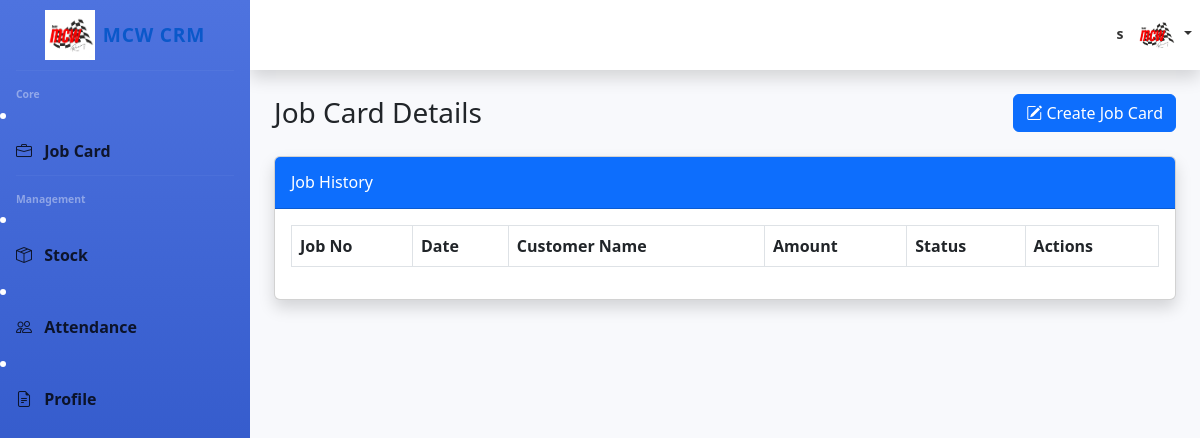
Page /Supervisor/Supervisor_jobcard (signed in) on the earlier database version.
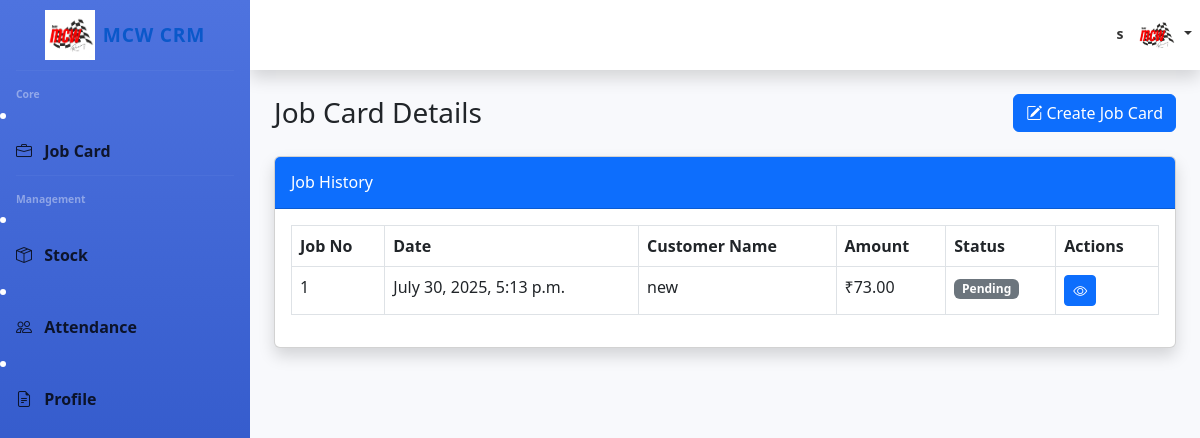
Same page on the later database version.
### Supervisor/models.py (models this page shows, shortened)
class JobCardDB(models.Model):
    JOB_TYPE_CHOICES = [
        ('Service', 'Service'),
        ('Repair', 'Repair'),
        ('Inspection', 'Inspection'),
        ('Custom', 'Custom Work'),
    ]
    STATUS_CHOICES = [
        ('Pending', 'Pending'),
        ('In Progress', 'In Progress'),
        ('Completed', 'Completed'),
        ('On Hold', 'On Hold'),
    ]
    PAYMENT_CHOICES = [
        ('Pending', 'Pending'),
        ('Completed', 'Completed'),
        ('On Hold', 'On Hold'),
    ]
    PaymentMethod_CHOICES = [
        ('UPI', 'UPI'),
        ('Cash', 'Cash'),
        ('Credit/Debit Card', 'Credit/Debit Card'),
        ('Bank Transfe', 'Bank Transfe'),
    ]
    id = models.AutoField(primary_key=True)
    customer = models.ForeignKey(CustomerDB, on_delete=models.CASCADE, blank=True, null=True)
    vehicle = models.ForeignKey(VehicleDB, on_delete=models.CASCADE, blank=True, null=True)
    job_type = models.CharField(max_length=20, choices=JOB_TYPE_CHOICES, blank=True, null=True)
    received_date = models.DateField( blank=True, null=True)
    delivery_date = models.DateField( blank=True, null=True)
    assigned_staff = models.ForeignKey(UsesDB, on_delete=models.CASCADE)
    work_description = models.TextField(blank=True, null=True)
    status = models.CharField(max_length=20, choices=STATUS_CHOICES, default='Pending', blank=True, null=True)
    labor_hours = models.DecimalField(max_digits=5, decimal_places=2, default=1, blank=True, null=True)
    hourly_rate = models.DecimalField(max_digits=10, decimal_places=2, default=50.00, blank=True, null=True)
    discount = models.DecimalField(max_digits=5, decimal_places=2, default=0.00, blank=True, null=True)
    TotalPayent = models.DecimalField(max_digits=10, decimal_places=2, default=00.00, blank=True, null=True)
    paydPayent = models.DecimalField(max_digits=10, decimal_places=2, default=00.00, blank=True, null=True)
    created_at = models.DateTimeField(auto_now_add=True)
    editeed_details = models.TextField(blank=True, null=True)
    paymentStatus= models.CharField(max_length=20, choices=PAYMENT_CHOICES, default='Pending', blank=True, null=True)
    PaymentMethod=models.CharField(max_length=20, choices=PaymentMethod_CHOICES, default='UPI', blank=True, null=True)
    PaymentNotes= models.TextField(blank=True, null=True)
    Paymentdonebynote= models.TextField(blank=True, null=True)

class CustomerDB(models.Model):
    createdby = models.ForeignKey(UsesDB, on_delete=models.CASCADE, blank=True, null=True)
    id = models.AutoField(primary_key=True)
    name = models.CharField(max_length=100, blank=True, null=True)
    phone = models.CharField(max_length=20, blank=True, null=True)
    email = models.EmailField(blank=True, null=True)
    address = models.TextField(blank=True, null=True)
    created_at = models.DateTimeField(auto_now_add=True)
    customernotes = models.TextField(blank=True,  null=True)

### Supervisor/views.py (the view)
# urls.py: path('Supervisor_jobcard', views.Supervisor_jobcard, name='Supervisor_jobcard'),
def Supervisor_jobcard(request):
    user_id=request.session['user_id']
    user_name=request.session['user_name']
    position=request.session['user_position']
    if position=="Supervisor":
        JobCardDBdata=JobCardDB.objects.all()[::-1]
        data={"JobCardDBdata":JobCardDBdata,"name":user_name}
        return render(request,"Supervisor_jobcard.html",data)
    else:return redirect("login")

### Supervisor/templates/Supervisor_jobcard.html (shortened to what this page needs)
{% load static %}
<!DOCTYPE html>
<html lang="en">
<head>
    <link href="https://cdn.jsdelivr.net/npm/bootstrap@5.3.0/dist/css/bootstrap.min.css" rel="stylesheet">
    <link rel="stylesheet" href="https://cdn.jsdelivr.net/npm/bootstrap-icons@1.10.0/font/bootstrap-icons.css">
</head>
<body id="page-top">
 <div class="sidebar" id="sidebar">
        <a class="sidebar-brand d-flex align-items-center justify-content-center" href="#">
            <img src="{% static 'img/logo.png' %}" alt="MCW" height="50" class="me-2">
            <span>MCW CRM</span>
        </a>
        <hr class="sidebar-divider">
        <div class="sidebar-heading">Core</div>
        <li class="nav-item">
            <a class="nav-link" href="/Supervisor/Supervisor_jobcard">
                <i class="bi bi-briefcase"></i>
                <span>Job Card</span>
            </a>
        </li>
        <hr class="sidebar-divider">
        <div class="sidebar-heading">Management</div>
             <li class="nav-item">
            <a class="nav-link" href="/Supervisor/supervisor_view_stock">
                <i class="bi bi-box-seam"></i>
                <span>Stock</span>
            </a>
        </li>
        <li class="nav-item">
            <a class="nav-link" href="/Supervisor/supervisor_view_staff_attendance">
                <i class="bi bi-people"></i>
                <span>Attendance</span>
            </a>
        </li>
        <li class="nav-item">
            <a class="nav-link" href="/Supervisor/profile">
                <i class="bi bi-file-earmark-text"></i>
                <span>Profile</span>
            </a>
        </li>
    </div>
    <div id="content">
        <nav class="topbar navbar navbar-expand navbar-light shadow">
            <ul class="navbar-nav ms-auto">
                <li class="nav-item dropdown no-arrow">
                    <a class="nav-link dropdown-toggle" href="#" id="userDropdown" role="button"
                        data-bs-toggle="dropdown">
                        <span class="me-2 d-none d-lg-inline text-gray-600 small">{{name}}</span>
                        <img class="img-profile rounded-circle" src="{% static 'img/logo.png' %}" height="40px">
                    </a>
                </li>
            </ul>
        </nav>
        <div class="container-fluid p-4">
            <div class="d-sm-flex align-items-center justify-content-between mb-4">
                <h1 class="h3 mb-0 text-gray-800">Job Card Details</h1>
                <div>
                    <a href="/Supervisor/jobcard_create_pg" class="btn btn-primary">
                        <i class="bi bi-pencil-square"></i> Create Job Card
                    </a>
                </div>
            </div>
            <div class="card shadow mb-4">
                <div class="card-header py-3 bg-primary text-white">
                    <h6 class="m-0 font-weight-bold">Job History</h6>
                </div>
                <div class="card-body">
                    <div class="table-responsive">
                        <table class="table table-bordered table-hover">
                            <thead>
                                <tr>
                                    <th>Job No</th>
                                    <th>Date</th>
                                    <th>Customer Name</th>
                                    <th>Amount</th>
                                    <th>Status</th>
                                    <th>Actions</th>
                                </tr>
                            </thead>
                            <tbody>
                                {% for i in JobCardDBdata %}
                                <tr>
                                    <td>{{i.id}}</td>
                                    <td>{{i.created_at}}</td>
                                    <td>{{i.customer.name}}</td>
                                    <td>₹{{i.TotalPayent}}</td>
                                    <td>
                                         {% if i.status == 'Completed' %}
                                            <span class="badge bg-success">Completed</span>
                                        {% elif i.status == 'In Progress' %}
                                            <span class="badge bg-warning text-dark">In Progress</span>
                                        {% elif i.status == 'Pending' %}
                                            <span class="badge bg-secondary">Pending</span>
                                        {% elif i.status == 'On Hold' %}
                                            <span class="badge bg-danger">On Hold</span>
                                        {% elif i.status == 'Approved' %}
                                            <span class="badge bg-info">Approved</span>
                                        {% else %}
                                            <span class="badge bg-light text-dark">{{i.status}}</span>
                                        {% endif %}
                                    </td>
                                    <td>
                                        <a href="/Supervisor/Supervisor_single_jobcard/{{i.id}}" class="btn btn-sm btn-primary"><i class="bi bi-eye"></i></a>
                                    </td>
                                </tr>
                                {% endfor %}
                            </tbody>
                        </table>
                    </div>
                </div>
            </div>
        </div>
    </div>
</body>
</html>

### Supervisor/templates/Supervisor_jobcard.html (style rules this page uses)
:root { --primary-color: #4e73df; --dark-color: #5a5c69; --sidebar-width: 250px; }
body { font-family: 'Segoe UI', Tahoma, Geneva, Verdana, sans-serif; background-color: #f8f9fc; overflow-x: hidden; }
.sidebar { width: var(--sidebar-width); height: 100vh; position: fixed; left: 0; top: 0; background: linear-gradient(180deg, var(--primary-color) 0%, #224abe 100%); color: white; transition: all 0.3s; z-index: 1000; }
.sidebar-brand { height: 4.375rem; text-decoration: none; font-size: 1.2rem; font-weight: 800; padding: 1.5rem 1rem; text-align: center; letter-spacing: 0.05rem; }
.sidebar-divider { border-top: 1px solid rgba(255, 255, 255, 0.15); margin: 0 1rem 1rem; }
.sidebar-heading { padding: 0 1rem; font-weight: 800; font-size: 0.65rem; color: rgba(255, 255, 255, 0.4); }
.nav-item { position: relative; }
.nav-link { color: rgba(0, 0, 0, 0.8); padding: 0.75rem 1rem; font-weight: 600; }
.nav-link i { margin-right: 0.5rem; }
#content { width: calc(100% - var(--sidebar-width)); margin-left: var(--sidebar-width); min-height: 100vh; transition: all 0.3s; }
.topbar { height: 4.375rem; box-shadow: 0 0.15rem 1.75rem 0 rgba(58, 59, 69, 0.15); background-color: white; }

Differences in the rows shown:
added JobCardDB: id "1", created_at "July 30, 2025, 5:13 p.m.", customer.name "new", TotalPayent "73.00", status "Pending"
